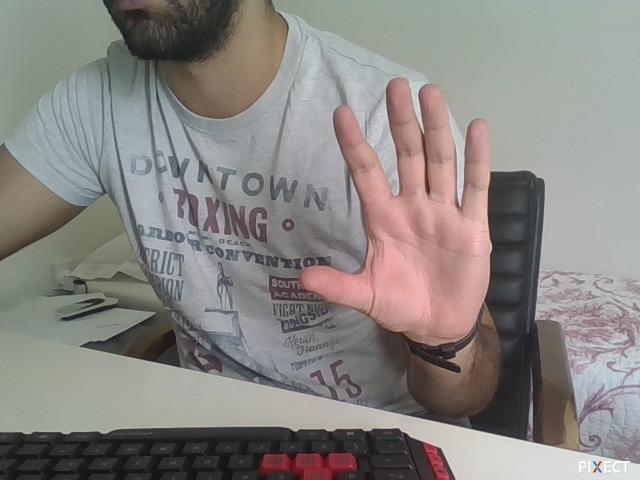
#> input picture tests/images/hand.jpg, 640 x 480 px
$ python haar.py
#> lines starting #> are read from the running program, lines starting #| are printed output that depends on the picture; after the words box and inside, x2 and y2 are one past the last pixel; in counts of white or black regions, pixels touching at a corner belong together

import numpy as np
import cv2 as cv


img = cv.imread('../tests/images/hand.jpg')
#> img is the input picture: shape (480, 640, 3); mean B, G, R 130, 133.3, 136.9
gray = cv.cvtColor(img, cv.COLOR_BGR2GRAY)
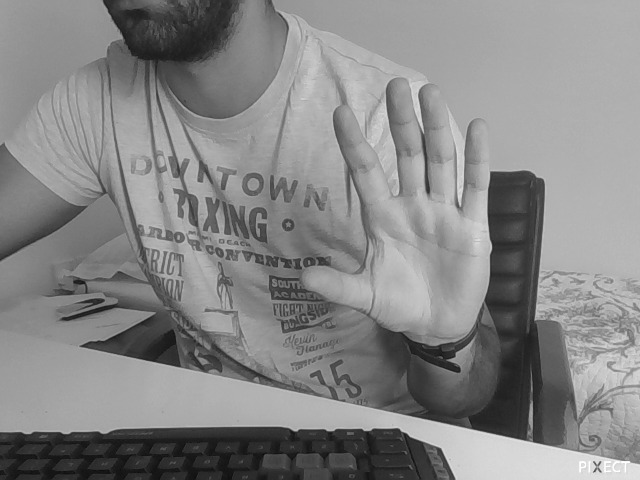
#> gray: shape (480, 640); min 9, max 255, mean 134
gray = cv.equalizeHist(gray)
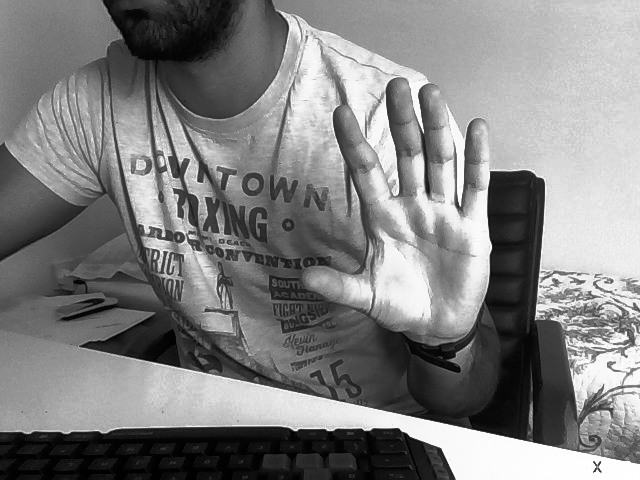
#> gray: shape (480, 640); min 0, max 255, mean 128.6

# Detect hands using classifier.
hand_cascade = cv.CascadeClassifier('../haar/palm.xml')
hands = hand_cascade.detectMultiScale(img)
#> hands = [[140, 157, 28, 28], [196, 168, 23, 23], [262, 4, 28, 28], [332, 175, 50, 50], [484, 376, 49, 49], [90, 171, 55, 55]]

# Draw bounding boxes round detected hands.
for (x, y, w, h) in hands:
    img = cv.rectangle(img, (x, y), (x + w, y + h), (255, 0, 0), 2)
    roi_gray = gray[y:y + h, x:x + w]
    roi_img = img[y:y + h, x:x + w]
#> this loop made 6 passes
#> pass 1, `img = cv.rectangle(img, (x, y), (x + w, y + h), (255, 0, 0), 2)`:
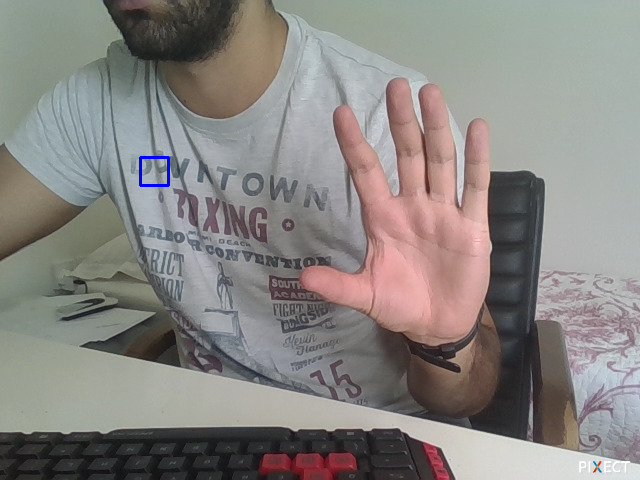
#> img: shape (480, 640, 3); 0.11% of pixels changed, all inside (x1, y1, x2, y2) = (139, 156, 170, 187)
#> pass 1, `roi_gray = gray[y:y + h, x:x + w]`:
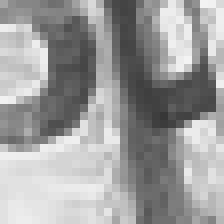
#> roi_gray: shape (28, 28) (shown 8 times larger); min 55, max 243, mean 157.7
#> pass 1, `roi_img = img[y:y + h, x:x + w]`:
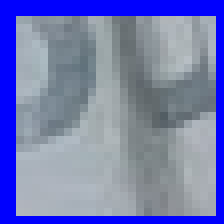
#> roi_img: shape (28, 28, 3) (shown 8 times larger); mean B, G, R 179.9, 123.2, 115.8
#> pass 2, `img = cv.rectangle(img, (x, y), (x + w, y + h), (255, 0, 0), 2)`:
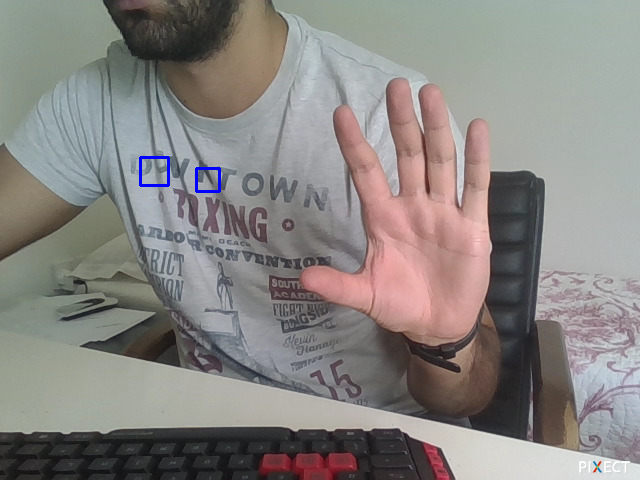
#> img: shape (480, 640, 3); 0.09% of pixels changed, all inside (x1, y1, x2, y2) = (195, 167, 221, 193)
#> after the loop:
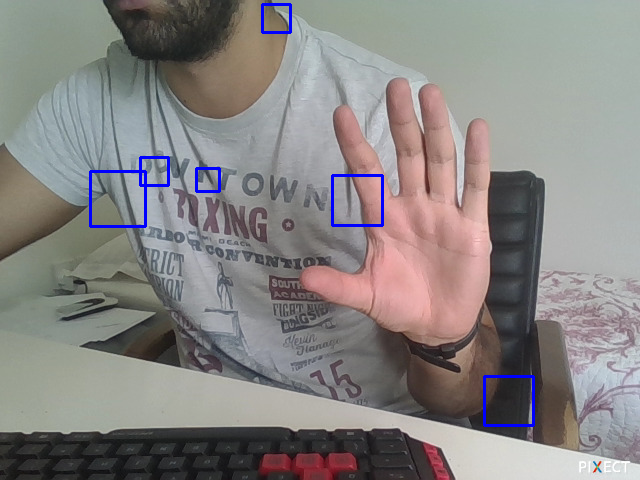
#> img: shape (480, 640, 3); 0.7% of pixels changed, all inside (x1, y1, x2, y2) = (89, 3, 535, 427)


cv.imshow('output', img)

cv.waitKey(0)
cv.destroyAllWindows()
